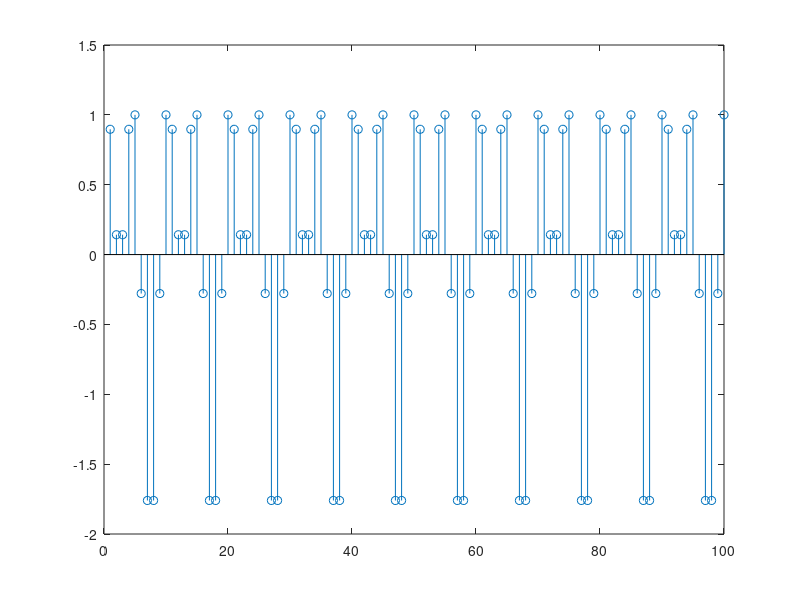

This chart was generated by the following MATLAB code:
clc;
clear;

n=1:100;
x=sin(0.2*pi*n)+cos(0.4*pi*n);
stem(n,x)
X=fft(x);
Ptime=0;
Pfreq=0;
for i=1:100
    Ptime=Ptime+x(i)*x(i);
end
for j=1:100
    Pfreq=Pfreq+((abs(X(j))^2));
end
Pfreq=Pfreq/100;
